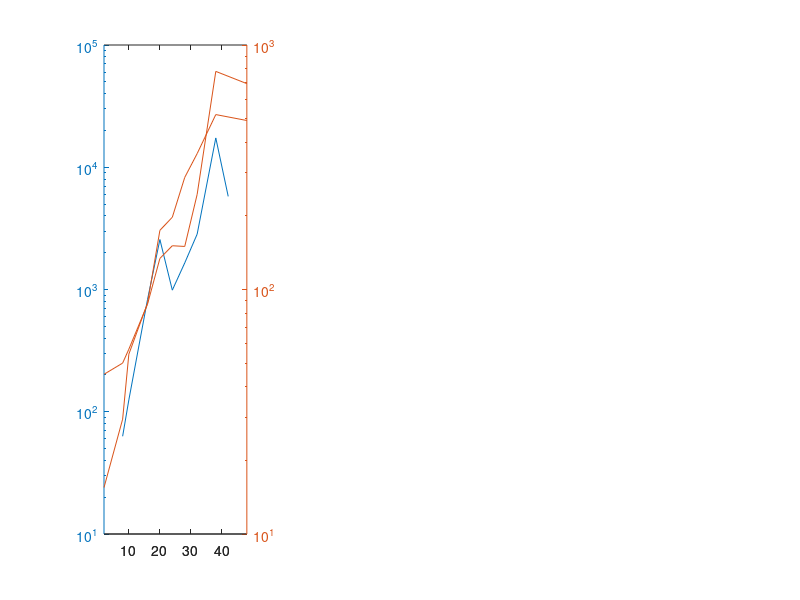

MATLAB code for this plot: (Note: this script raises an error after producing the figure.)
% Creates Data Plot

figure('Position',[100 500 1800 600])

% --- Avian Data ---
avt = [480, 600, 960, 1200, 1440, 1680, 1920,  2280, 2520]/60;
av  = [ 63, 125, 825, 2563,  988, 1650, 2838, 17375, 5775];

ait = [120, 480, 600, 960, 1200, 1440, 1680,  1920,  2280,  2880]/60;
ai  = [ 24,  87, 296, 770, 3048, 3901, 8261, 12935, 26970, 24120];

art = [120, 480, 600, 960, 1200, 1440, 1680, 1920, 2280, 2880]/60;
ar  = [ 45,  50,  57,  87,  134,  151,  150,  245,  780,  695];

% --- Seasonal Data ---
svt = [600,  720,  960,  1200,  1440,  1800,  2280,  2880]/60;
sv  = [ 20, 5846, 6900, 38500, 39738, 20238, 15138, 20453];

sit = [120,  480,  720,  960, 1200, 1440]/60;
si  = [391, 1723, 3462, 4618, 6807, 8164] - 300;

siit  = [1440, 1800, 2280, 2880]/60;
%sii   = [8164, 10200, 12913, 16306] - 300;
sii   = [8164, 8500, 8500, 8500] - 300;

srt = [120, 480, 720, 960, 1200, 1440, 1800, 2280, 2880]/60;
sr  = [  1,   1,   1,   2,    6,   16,   68,  239,  655];

% --- Swine Data ---
wvt = [120,   720,   960,   1200,   1440,   1800,   2880]/60;
wv  = [ 20, 64620, 84053, 254587, 665559, 814586, 654773];

wit = [480,  720,  960,  1200,  1440,  1920,  2880]/60;
wi  = [ 75+1, 1835, 1349, 23458, 12073, 30700, 19814] - 75;

wrt = [480, 720,  960, 1200, 1440, 1920, 2880]/60;
wr  = [ 36,  55,   46,  150,   93,  380, 1224];

colors = [.75   0   .2 ;
          1    .75   0 ;
          .28  .625  0 ;
          .1   .1   .9 ;
          .5    0   .1 ;
          .75  .625  0 ;
          .2   .375  0 ;
          .075 .075 .7 ];

% --- Plot ---

% Avian
subplot(1, 3, 1)
[haxes, hline1, hline2] = plotyy(avt, av, art, ar, 'semilogy', 'semilogy');
hold on
hline3 = plot(ait, ai);
hline4 = plot(aft/60, aif);
hline5 = plot(aft/60, arf);
hold off

set(hline1, 'LineWidth', 2)
set(hline1, 'LineStyle', 'none')
set(hline1, 'Marker', 'o')
set(hline1, 'MarkerSize', 10)
set(hline1, 'Color', colors(4,:))
set(hline1, 'MarkerEdgeColor', colors(8,:))
set(hline1, 'MarkerFaceColor', colors(4,:))

set(hline2, 'LineWidth', 2)
set(hline2, 'LineStyle', 'none')
set(hline2, 'Marker', 's')
set(hline2, 'MarkerSize', 10)
set(hline2, 'Color', colors(2,:))
set(hline2, 'MarkerEdgeColor', colors(6,:))
set(hline2, 'MarkerFaceColor', colors(2,:))

set(hline3, 'LineWidth', 2)
set(hline3, 'LineStyle', 'none')
set(hline3, 'Marker', '^')
set(hline3, 'MarkerSize', 10)
set(hline3, 'Color', colors(1,:))
set(hline3, 'MarkerEdgeColor', colors(5,:))
set(hline3, 'MarkerFaceColor', colors(1,:))

set(hline4, 'LineWidth', 2)
set(hline4, 'LineStyle', '--')
set(hline4, 'Color', colors(1,:))

set(hline5, 'LineWidth', 2)
set(hline5, 'LineStyle', '--')
set(hline5, 'Color', colors(2,:))

axes(haxes(1))
set(haxes(1), 'FontSize', 20)
set(haxes(1), 'FontWeight', 'bold')
set(haxes(1), 'YColor', 'k')
set(haxes(1), 'YLim', [1 1e6])
set(haxes(1), 'YTick', [1 10 100 1000 10000 100000 1000000])
set(haxes(1), 'XLim', [0 48])
set(haxes(1), 'XTick', 0:4:48)
set(haxes(1), 'XTickLabel', {'0', '', '8', '', '16', '', '24', '', '32', '', '40', '', '48'})
xlabel('Time (hours)')
ylabel('Virus (PFU/mL)')

axes(haxes(2))
set(haxes(2), 'FontSize', 20)
set(haxes(2), 'FontWeight', 'bold')
set(haxes(2), 'YColor', 'k')
set(haxes(2), 'YLim', [1 1e6])
set(haxes(2), 'YTick', [1 10 100 1000 10000 100000 1000000])
set(haxes(2), 'XLim', [0 48])
set(haxes(2), 'XTick', 0:4:48)
set(haxes(2), 'XTickLabel', {'0', '', '8', '', '16', '', '24', '', '32', '', '40', '', '48'})
%ylabel('Chemokine (pg/mL)')

lhandle = legend([hline1 hline3 hline2], 'Virus', 'IP-10', 'RANTES', 4);
set(lhandle, 'Color', 'w')

title('Avian aH5N1 Influenza')

% Seasonal
subplot(1, 3, 2)
[haxes, hline1, hline2] = plotyy(svt, sv, srt, sr, 'semilogy', 'semilogy');
hold on
hline4 = plot(siit, sii);
hline3 = plot(sit, si);
hline5 = plot(sft/60, sif);
hline6 = plot(sft/60, srf);
hold off

set(hline1, 'LineWidth', 2)
set(hline1, 'LineStyle', 'none')
set(hline1, 'Marker', 'o')
set(hline1, 'MarkerSize', 10)
set(hline1, 'Color', 'b')
set(hline1, 'MarkerEdgeColor', colors(8,:))
set(hline1, 'MarkerFaceColor', colors(4,:))

set(hline2, 'LineWidth', 2)
set(hline2, 'LineStyle', 'none')
set(hline2, 'Marker', 's')
set(hline2, 'MarkerSize', 10)
set(hline2, 'Color', colors(2,:))
set(hline2, 'MarkerEdgeColor', colors(6,:))
set(hline2, 'MarkerFaceColor', colors(2,:))


set(hline3, 'LineWidth', 2)
set(hline3, 'LineStyle', 'none')
set(hline3, 'Marker', '^')
set(hline3, 'MarkerSize', 10)
set(hline3, 'Color', 'r')
set(hline3, 'MarkerEdgeColor', [.5 0 0])
set(hline3, 'MarkerFaceColor', 'r')

set(hline4, 'LineWidth', 2)
set(hline4, 'LineStyle', 'none')
set(hline4, 'Marker', '^')
set(hline4, 'MarkerSize', 10)
set(hline4, 'Color', colors(1,:))

set(hline5, 'LineWidth', 2)
set(hline5, 'LineStyle', '--')
set(hline5, 'Color', colors(1,:))

set(hline6, 'LineWidth', 2)
set(hline6, 'LineStyle', '--')
set(hline6, 'Color', colors(2,:))

axes(haxes(1))
set(haxes(1), 'FontSize', 20)
set(haxes(1), 'FontWeight', 'bold')
set(haxes(1), 'YColor', 'k')
set(haxes(1), 'YLim', [1 1e6])
set(haxes(1), 'YTick', [1 10 100 1000 10000 100000 1000000])
set(haxes(1), 'XLim', [0 48])
set(haxes(1), 'XTick', 0:4:48)
set(haxes(1), 'XTickLabel', {'0', '', '8', '', '16', '', '24', '', '32', '', '40', '', '48'})
xlabel('Time (hours)')
%ylabel('Virus (PFU/mL)')

axes(haxes(2))
set(haxes(2), 'FontSize', 20)
set(haxes(2), 'FontWeight', 'bold')
set(haxes(2), 'YColor', 'k')
set(haxes(2), 'YLim', [1 1e6])
set(haxes(2), 'YTick', [1 10 100 1000 10000 100000 1000000])
set(haxes(2), 'XLim', [0 48])
set(haxes(2), 'XTick', 0:4:48)
set(haxes(2), 'XTickLabel', {'0', '', '8', '', '16', '', '24', '', '32', '', '40', '', '48'})
%ylabel('Chemokine (pg/mL)')

%lhandle = legend([hline1 hline3 hline2], 'Virus', 'IP-10', 'RANTES', 4);
%set(lhandle, 'Color', 'w')

title('Seasonal sH1N1 Influenza')

% Swine
subplot(1, 3, 3)

[haxes, hline1, hline2] = plotyy(wvt, wv, wrt, wr, 'semilogy', 'semilogy');
hold on
hline3 = plot(wit, wi);
hline4 = plot(wft/60, wif);
hline5 = plot(wft/60, wrf);
hold off

set(hline1, 'LineWidth', 2)
set(hline1, 'LineStyle', 'none')
set(hline1, 'Marker', 'o')
set(hline1, 'MarkerSize', 10)
set(hline1, 'Color', colors(4,:))
set(hline1, 'MarkerEdgeColor', colors(8,:))
set(hline1, 'MarkerFaceColor', colors(4,:))

set(hline2, 'LineWidth', 2)
set(hline2, 'LineStyle', 'none')
set(hline2, 'Marker', 's')
set(hline2, 'MarkerSize', 10)
set(hline2, 'Color', colors(2,:))
set(hline2, 'MarkerEdgeColor', colors(6,:))
set(hline2, 'MarkerFaceColor', colors(2,:))

set(hline3, 'LineWidth', 2)
set(hline3, 'LineStyle', 'none')
set(hline3, 'Marker', '^')
set(hline3, 'MarkerSize', 10)
set(hline3, 'Color', colors(1,:))
set(hline3, 'MarkerEdgeColor', colors(5,:))
set(hline3, 'MarkerFaceColor', colors(1,:))

set(hline4, 'LineWidth', 2)
set(hline4, 'LineStyle', '--')
set(hline4, 'Color', colors(1,:))

set(hline5, 'LineWidth', 2)
set(hline5, 'LineStyle', '--')
set(hline5, 'Color', colors(2,:))

axes(haxes(1))
set(haxes(1), 'FontSize', 20)
set(haxes(1), 'FontWeight', 'bold')
set(haxes(1), 'YColor', 'k')
set(haxes(1), 'YLim', [1 1e6])
set(haxes(1), 'YTick', [1 10 100 1000 10000 100000 1000000])
set(haxes(1), 'XLim', [0 48])
set(haxes(1), 'XTick', 0:4:48)
set(haxes(1), 'XTickLabel', {'0', '', '8', '', '16', '', '24', '', '32', '', '40', '', '48'})
xlabel('Time (hours)')
%ylabel('Virus (PFU/mL)')

axes(haxes(2))
set(haxes(2), 'FontSize', 20)
set(haxes(2), 'FontWeight', 'bold')
set(haxes(2), 'YColor', 'k')
set(haxes(2), 'YLim', [1 1e6])
set(haxes(2), 'YTick', [1 10 100 1000 10000 100000 1000000])
set(haxes(2), 'XLim', [0 48])
set(haxes(2), 'XTick', 0:4:48)
set(haxes(2), 'XTickLabel', {'0', '', '8', '', '16', '', '24', '', '32', '', '40', '', '48'})
ylabel('Chemokine (pg/mL)')

%lhandle = legend([hline1 hline3 hline2], 'Virus', 'IP-10', 'RANTES', 4);
%set(lhandle, 'Color', 'w')

title('Pandemic pH1N1 Influenza')